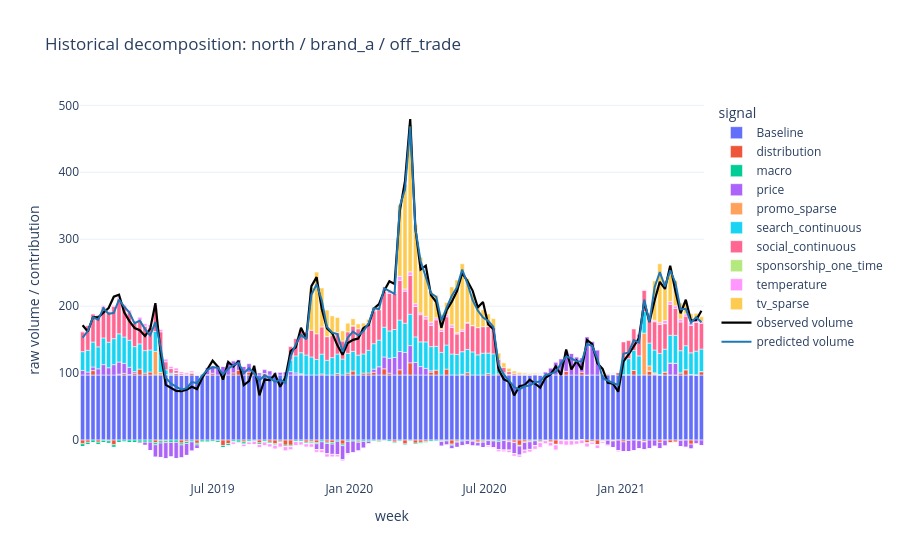

Source (notebook cell):
### Markdown cell above
## 5. Historical decomposition

The model equation is multiplicative, but the exported `impact_df` is additive for explanation.

For multiplicative features and pricing, the toy repo uses a logspace linearization so the rows sum back to the predicted value:

```text
baseline
+ generic feature contributions
+ pricing contribution
+ ROI vehicle contributions
= prediction
```

The decomposition plot below is interactive Plotly: stacked bars show contribution by signal, while the black and blue lines show observed and predicted volume.

### Code cell
plot_prediction(artifacts["y_df"], series_id=0)
plot_historical_decomposition(
    artifacts["impact_df"],
    artifacts["y_df"],
    series_id=0,
    start=0,
    end=120,
    stack_by="signal",
)
